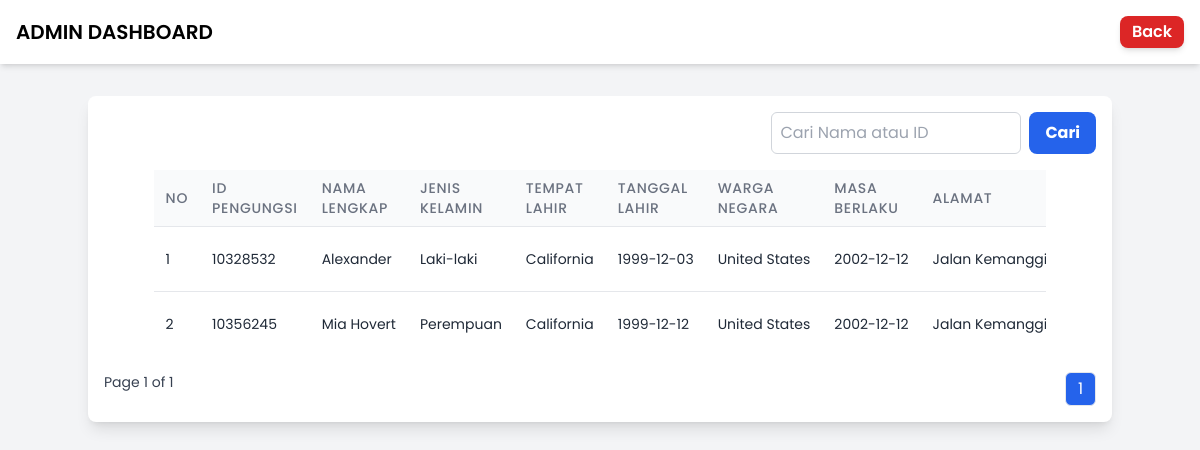
/admin/admin_dashboard.php, run on the app's committed database.
### tables this page shows
CREATE TABLE `pengungsi` (
  `id_pengungsi` int(11) NOT NULL,
  `nama_lengkap` varchar(255) NOT NULL,
  `jenis_kelamin` enum('Laki-laki','Perempuan') NOT NULL,
  `tempat_lahir` varchar(255) NOT NULL,
  `tgl_lahir` date NOT NULL,
  `kewarganegaraan` varchar(255) NOT NULL,
  `masa_berlaku_kartu` date NOT NULL,
  `alamat` text NOT NULL,
  `no_tlp` varchar(20) NOT NULL,
  `foto` varchar(255) NOT NULL
);

### admin/admin_dashboard.php (the view, shortened to what this page needs)
<?php
include 'db_connection.php';
$search = "";
$limit = 5;
$page = isset($_GET["page"]) ? $_GET["page"] : 1;
$start_from = ($page - 1) * $limit;
$sql = "SELECT * FROM pengungsi WHERE id_pengungsi LIKE '%$search%' OR nama_lengkap LIKE '%$search%' LIMIT $start_from, $limit";
$rs_result = $conn->query($sql);
$sql_total = "SELECT COUNT(*) FROM pengungsi WHERE id_pengungsi LIKE '%$search%' OR nama_lengkap LIKE '%$search%'";
$rs_total = $conn->query($sql_total);
$row_total = $rs_total->fetch_row();
$total_records = $row_total[0];
$total_pages = ceil($total_records / $limit);
?>
<!DOCTYPE html>
<html lang="en">
<head>
    <link rel="stylesheet" href="https://cdnjs.cloudflare.com/ajax/libs/font-awesome/5.15.3/css/all.min.css">
    <link href="https://cdn.jsdelivr.net/npm/daisyui@4.12.14/dist/full.min.css" rel="stylesheet" type="text/css" />
    <script src="https://cdn.tailwindcss.com"></script>
</head>
<body class="bg-gray-100 min-h-screen">
    <div class="flex items-center justify-between bg-white shadow-md p-4">
        <div class="flex items-center">
            <span class="text-xl font-semibold uppercase text-black">Admin Dashboard</span>
        </div>
        <a href="index.php" class="bg-red-600 hover:bg-red-700 text-white font-semibold py-1 px-3 rounded-lg shadow-md transition duration-300">
            Back
        </a>
    </div>
    <div class="container mx-auto my-8 p-4 bg-white shadow-lg rounded-lg">
        <form method="GET" action="admin_dashboard.php" class="mb-4 flex justify-end">
            <input type="text" name="search" class="form-control p-2 border border-gray-300 rounded-md focus:outline-none focus:ring-2 focus:ring-blue-500 transition duration-300 mr-2" placeholder="Cari Nama atau ID" value="<?php echo htmlspecialchars($search); ?>">
            <button type="submit" class="bg-blue-600 hover:bg-blue-700 text-white font-bold py-2 px-4 rounded-lg transition duration-300">Cari</button>
        </form>
        <div class="table-container overflow-x-auto">
            <table class="min-w-full divide-y divide-gray-200 text-sm">
                <thead class="bg-gray-50">
                    <tr>
                        <th class="px-3 py-2 text-left font-medium text-gray-500 uppercase tracking-wider">No</th>
                        <th class="px-3 py-2 text-left font-medium text-gray-500 uppercase tracking-wider">ID Pengungsi</th>
                        <th class="px-3 py-2 text-left font-medium text-gray-500 uppercase tracking-wider">Nama Lengkap</th>
                        <th class="px-3 py-2 text-left font-medium text-gray-500 uppercase tracking-wider">Jenis Kelamin</th>
                        <th class="px-3 py-2 text-left font-medium text-gray-500 uppercase tracking-wider">Tempat Lahir</th>
                        <th class="px-3 py-2 text-left font-medium text-gray-500 uppercase tracking-wider">Tanggal Lahir</th>
                        <th class="px-3 py-2 text-left font-medium text-gray-500 uppercase tracking-wider">Warga Negara</th>
                        <th class="px-3 py-2 text-left font-medium text-gray-500 uppercase tracking-wider">Masa Berlaku</th>
                        <th class="px-3 py-2 text-left font-medium text-gray-500 uppercase tracking-wider">Alamat</th>
                    </tr>
                </thead>
                <tbody class="bg-white divide-y divide-gray-200">
                    <?php
                    $no = $start_from + 1;
                    while($row = $rs_result->fetch_assoc()) { ?>
                    <tr>
                        <td class="px-3 py-2 whitespace-nowrap"><?php echo $no++; ?></td>
                        <td class="px-3 py-2 whitespace-nowrap"><?php echo $row['id_pengungsi']; ?></td>
                        <td class="px-3 py-2 whitespace-nowrap"><?php echo $row['nama_lengkap']; ?></td>
                        <td class="px-3 py-2 whitespace-nowrap"><?php echo $row['jenis_kelamin']; ?></td>
                        <td class="px-3 py-2 whitespace-nowrap"><?php echo $row['tempat_lahir']; ?></td>
                        <td class="px-3 py-2 whitespace-nowrap"><?php echo $row['tgl_lahir']; ?></td>
                        <td class="px-3 py-2 whitespace-nowrap"><?php echo $row['kewarganegaraan']; ?></td>
                        <td class="px-3 py-2 whitespace-nowrap"><?php echo $row['masa_berlaku_kartu']; ?></td>
                        <td class="px-3 py-2 whitespace-nowrap"><?php echo $row['alamat']; ?></td>
                    </tr>
                    <?php } ?>
                </tbody>
            </table>
        </div>
        <div class="mt-4">
            <nav class="flex justify-between">
                <div class="text-sm text-gray-700">
                    <?php
                    echo "Page " . $page . " of " . $total_pages;
                    ?>
                </div>
                <div class="flex space-x-1">
                    <?php
                    for ($i = 1; $i <= $total_pages; $i++) {
                        echo "<a href='admin_dashboard.php?page=".$i."&search=".$search."' class='px-3 py-1 border rounded-md ";
                        if ($i == $page) echo "bg-blue-600 text-white"; else echo "bg-gray-200 hover:bg-gray-300";
                        echo "'>".$i."</a> ";
                    }
                    ?>
                </div>
            </nav>
        </div>
    </div>
</body>
</html>

### admin/admin_dashboard.php (style rules this page uses)
body { font-family: 'Poppins', sans-serif; }
.form-control { width: 250px; background-color: white; }
.table-container { max-width: 90%; margin: 0 auto; }

### data on the page
pengungsi: id_pengungsi "10328532", nama_lengkap "Alexander", jenis_kelamin "Laki-laki", tempat_lahir "California", tgl_lahir "1999-12-03", kewarganegaraan "United States", masa_berlaku_kartu "2002-12-12", alamat "Jalan…"
pengungsi: id_pengungsi "10356245", nama_lengkap "Mia Hovert", jenis_kelamin "Perempuan", tempat_lahir "California", tgl_lahir "1999-12-12", kewarganegaraan "United States", masa_berlaku_kartu "2002-12-12", alamat "Jalan…"

### other printed values
$page "1"
$total_pages "1"
